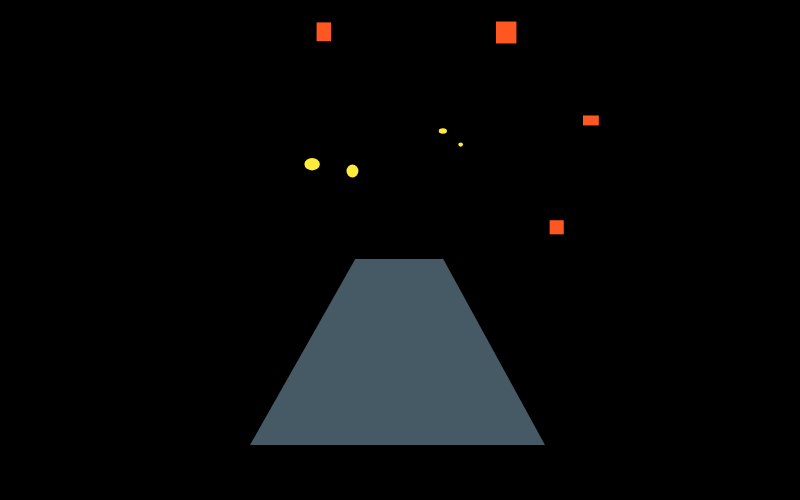
Frame 1 (no input)
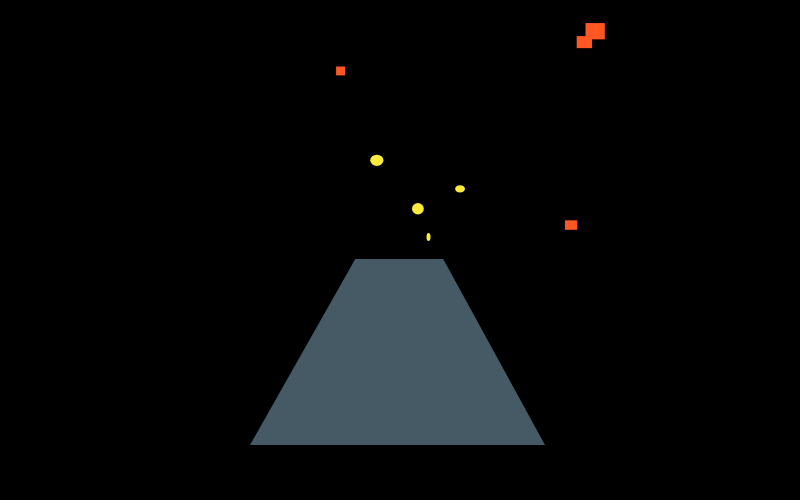
Frame 60 (no input)
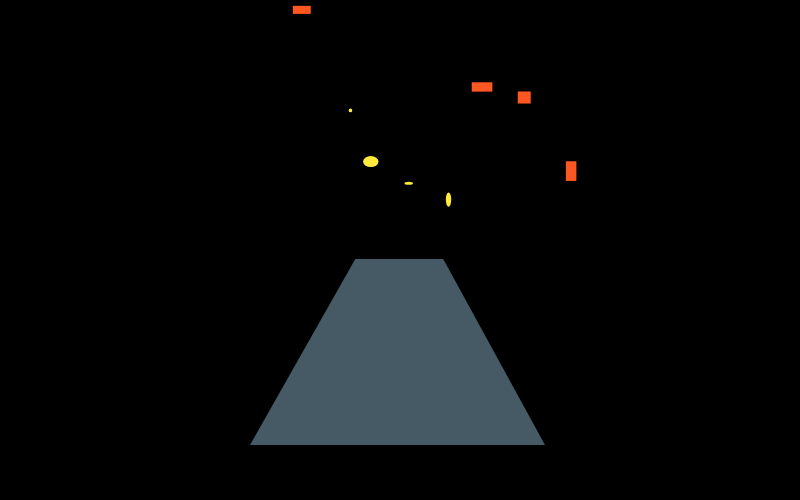
Frame 120 (the mouse pressed at the canvas centre since frame 60)

The p5.js sketch that drew these frames (run headless with seeded random() and noise() and a simulated clock; from frame 60 on, the mouse is pressed at the canvas centre):

// p5.js sketch
// ── sketch.js
// Hér kemur kóðinn þinn:

function setup() {
  createCanvas(800,500,);
  //background(0);
    //fill(69, 90, 100 );
    //noStroke();
    //triangle(250,445,400,180,545,445);
    //fill(0);
    //noStroke()
    //rect(348,159,105,100);
}
function draw() {
  //BAKGRUNNUR->B.
  background(0); //B.
    fill(69, 90, 100 ); //B.
    noStroke(); //B.
    triangle(250,445,400,180,545,445); //B.
    fill(0); //B.
    noStroke() //B.
    rect(348,159,105,100); //B.
  //LITLA MIÐJAN->LM.
  fill(255, 235, 59); //LM.
  noStroke(); //LM.
  ellipse(random(300, 500), random(100, 250), random(3, 10), random(3, 10)); //LM.
  fill(255, 235, 59); //LM.
  noStroke(); //LM.
  ellipse(random(300, 500), random(100, 250), random(3, 10), random(3, 10)); //LM.
  fill(255, 235, 59); //LM.
  noStroke(); //LM.
  ellipse(random(300, 500), random(100, 250), random(5, 15), random(5, 15)); //LM.
  fill(255, 235, 59); //LM.
  noStroke(); //LM.
  ellipse(random(300, 500), random(100, 250), random(10,17), random(3, 17)); //LM.
  //STÓRA MIÐJAN->SM.
  fill(255, 87, 34); //SM.
  noStroke(); //SM.
  rect(random(160,640), random(5,245), random(7,23), random(7,23)); //SM.
  fill(255, 87, 34); //SM.
  noStroke(); //SM.
  rect(random(160,640), random(5,245), random(7,23), random(7,23)); //SM.
  fill(255, 87, 34); //SM.
  noStroke(); //SM.
  rect(random(160,640), random(5,245), random(7,23), random(7,23)); //SM.
  fill(255, 87, 34); //SM.
  noStroke(); //SM.
  rect(random(160,640), random(5,245), random(7,23), random(7,23)); //SM.
  //HÆGRI KANTUR->HK.
  fill(229, 57, 53);
  noStroke();
  
}
